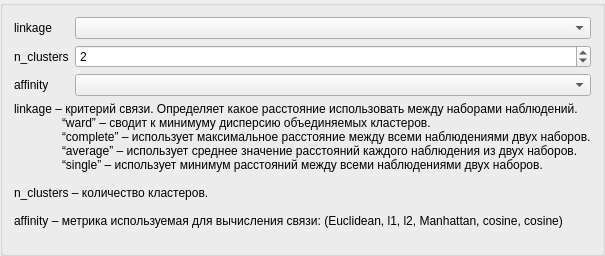
      <widget class="QGroupBox" name="Agglomerative">
       <property name="enabled">
        <bool>true</bool>
       </property>
       <property name="geometry">
        <rect>
         <x>50</x>
         <y>280</y>
         <width>548</width>
         <height>228</height>
        </rect>
       </property>
       <property name="title">
        <string/>
       </property>
       <layout class="QFormLayout" name="formLayout_2">
        <item row="0" column="0">
         <widget class="QLabel" name="label_14">
          <property name="toolTip">
           <string>&lt;html&gt;&lt;head/&gt;&lt;body&gt;&lt;p&gt;Which linkage criterion to use. The linkage criterion determines which distance to use between sets of observation. The algorithm will merge the pairs of cluster that minimize this criterion.&lt;/p&gt;&lt;p&gt;&lt;br/&gt;&lt;/p&gt;&lt;p&gt;‘ward’ minimizes the variance of the clusters being merged.&lt;/p&gt;&lt;p&gt;&lt;br/&gt;&lt;/p&gt;&lt;p&gt;‘average’ uses the average of the distances of each observation of the two sets.&lt;/p&gt;&lt;p&gt;&lt;br/&gt;&lt;/p&gt;&lt;p&gt;‘complete’ or ‘maximum’ linkage uses the maximum distances between all observations of the two sets.&lt;/p&gt;&lt;p&gt;&lt;br/&gt;&lt;/p&gt;&lt;p&gt;‘single’ uses the minimum of the distances between all observations of the two sets.&lt;/p&gt;&lt;/body&gt;&lt;/html&gt;</string>
          </property>
          <property name="text">
           <string>linkage</string>
          </property>
         </widget>
        </item>
        <item row="0" column="1">
         <widget class="QComboBox" name="comboBox_9">
          <property name="baseSize">
           <size>
            <width>0</width>
            <height>0</height>
           </size>
          </property>
         </widget>
        </item>
        <item row="1" column="0">
         <widget class="QLabel" name="label_15">
          <property name="toolTip">
           <string>&lt;html&gt;&lt;head/&gt;&lt;body&gt;&lt;p&gt;The number of clusters to find. It must be None if distance_threshold is not None.&lt;/p&gt;&lt;/body&gt;&lt;/html&gt;</string>
          </property>
          <property name="text">
           <string>n_clusters</string>
          </property>
         </widget>
        </item>
        <item row="1" column="1">
         <widget class="QSpinBox" name="spinBox_2">
          <property name="sizePolicy">
           <sizepolicy hsizetype="Preferred" vsizetype="Fixed">
            <horstretch>0</horstretch>
            <verstretch>0</verstretch>
           </sizepolicy>
          </property>
          <property name="minimum">
           <number>1</number>
          </property>
          <property name="maximum">
           <number>1000</number>
          </property>
          <property name="value">
           <number>2</number>
          </property>
         </widget>
        </item>
        <item row="2" column="0">
         <widget class="QLabel" name="label_16">
          <property name="toolTip">
           <string>&lt;html&gt;&lt;head/&gt;&lt;body&gt;&lt;p&gt;Metric used to compute the linkage. Can be “euclidean”, “l1”, “l2”, “manhattan”, “cosine”, or “precomputed”. If linkage is “ward”, only “euclidean” is accepted. If “precomputed”, a distance matrix (instead of a similarity matrix) is needed as input for the fit method.&lt;/p&gt;&lt;/body&gt;&lt;/html&gt;</string>
          </property>
          <property name="text">
           <string>affinity</string>
          </property>
         </widget>
        </item>
        <item row="2" column="1">
         <widget class="QComboBox" name="comboBox_10"/>
        </item>
        <item row="3" column="0" colspan="2">
         <widget class="QLabel" name="label_68">
          <property name="text">
           <string>linkage – критерий связи. Определяет какое расстояние использовать между наборами наблюдений.
	“ward” – сводит к минимуму дисперсию объединяемых кластеров.
	“complete” – использует максимальное расстояние между всеми наблюдениями двух наборов. 
	“average” – использует среднее значение расстояний каждого наблюдения из двух наборов.
	“single” – использует минимум расстояний между всеми наблюдениями двух наборов.

n_clusters – количество кластеров.

affinity – метрика используемая для вычисления связи: (Euclidean, l1, l2, Manhattan, cosine, cosine)
</string>
          </property>
         </widget>
        </item>
       </layout>
      </widget>
